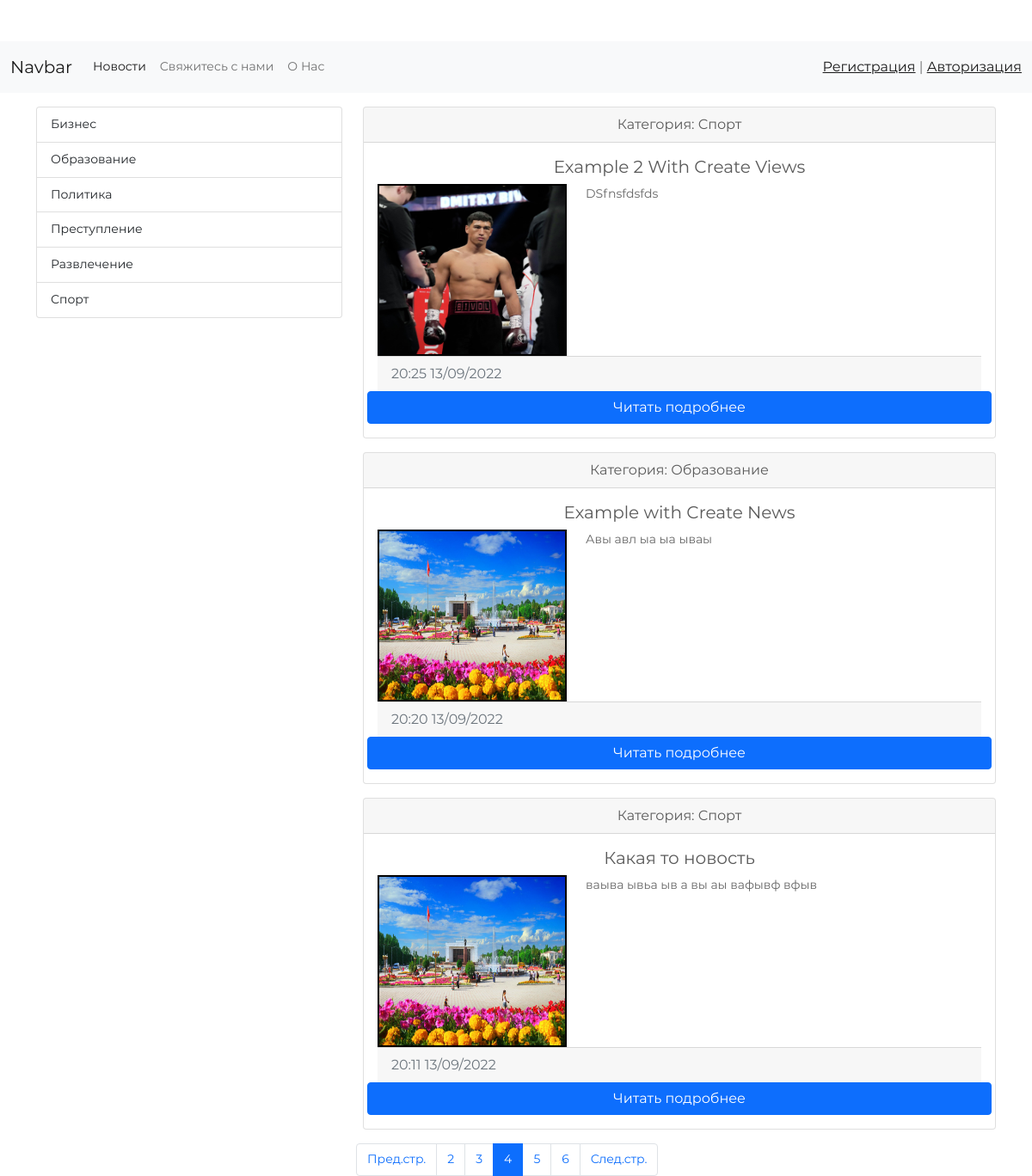
/?page=4, run on the app's committed database.
### newsapp/models.py (models this page shows, shortened)
class Category(models.Model):
    title_category = models.CharField(max_length = 250, db_index = True,
                                      verbose_name = 'Имя категории')
    class Meta:
        verbose_name = 'Категория'
        verbose_name_plural = 'Категории'
        ordering = ['title_category']

class News(models.Model):
    title = models.CharField(max_length=250, verbose_name = 'Заголовок новости')
    content = models.TextField(blank=True, verbose_name = 'Содержание новости')
    created_at = models.DateTimeField(auto_now_add=True, verbose_name = 'Время создания')
    updated_at = models.DateTimeField(auto_now=True, verbose_name = 'Время редактирования')
    photo = models.ImageField(upload_to='photos/%Y/%m/%d', null = True, blank = True, verbose_name = 'Фото')
    is_published = models.BooleanField(default=True, verbose_name = 'Опубликовано')
    category = models.ForeignKey('Category', on_delete = models.PROTECT,
                                 null = True, verbose_name = 'Категория')
    class Meta:
        verbose_name = 'Новость'
        verbose_name_plural = 'Новости'
        ordering = ['-created_at']

### newsapp/views.py (the view)
# urls.py: path('', HomeNews.as_view(), name='mainpage'),
class HomeNews(ListView):
    model = News
    template_name = 'newsapp/index.html'
    context_object_name = 'allnews'
    paginate_by = 3
    def get_context_data(self,*, object_list =None,  **kwargs):
        context = super().get_context_data(**kwargs)
        context['title'] = 'Новости Кыргызстана'
        return context
    def get_queryset(self):
        return News.objects.filter(is_published = True)

### newsapp/templatetags/news_tags.py (called while the page is built)
@register.simple_tag()
def get_categories(name='get_list_categories'):
    return Category.objects.all()

@register.inclusion_tag('newsapp/list_categories.html')
def show_categories():
    categories = Category.objects.all()
    return {"categories": categories}

### newsapp/templates/newsapp/index.html (shortened to what this page needs)
{% extends 'main.html' %}
{% block sidebar %}
<div class="col-md-4">
             {% include 'sidebar.html' %}
</div>
{% endblock %}
{% block content %}
        <div class="col-md-8">
          {% for i in allnews %}
            <div class="card mb-3">
                  <div class="card-header text-center">
                    Категория: {{ i.category.title_category }}
                  </div>
                  <div class="card-body">
                    <h5 class="card-title text-center">{{ i.title }}</h5>
                      <div class="row">
                          <div class="col-md-4">
                              {% if i.photo %}
                                <img src="{{ i.photo.url }}" style="border: 2px solid black;" width="220" height="200">
                              {% else %}
                                <img src="https://i.warosu.org/data/lit/thumb/0177/96/1615909903898s.jpg" style="border: 2px solid black;">
                              {% endif %}
                          </div>
                          {% autoescape off %}
                          <div class="col-md-8">
                                 <p class="card-text">{{ i.content |linebreaks|truncatewords:90 }}</p>
                          </div>
                          {% endautoescape %}
                      </div>
                  <div class="card-footer text-muted">
                    {{ i.created_at | date:"H:i d/m/Y" }}
                  </div>
                          <div class="row">
                    <a href="{% url 'show_news' i.id %}" class="btn btn-primary">Читать подробнее</a>
                  </div>
                </div>
            </div>
          {% endfor %}
        </div>
{% endblock %}

### newsapp/templates/newsapp/list_categories.html
{% load news_tags %}
<div class="list-group">
            {% for item in categories %}
                <a href="{% url 'category' item.pk %}" class="list-group-item list-group-item-action">{{ item.title_category }}</a>
            {% endfor %}
 </div>

### websitenews/static/css/carousel.css (style rules this page uses)
body { padding-top: 3rem; padding-bottom: 3rem; color: #5a5a5a; }

### websitenews/static/css/main.css (style rules this page uses)
* { margin: 0px; padding: 0px; box-sizing: border-box; }
body, html { height: 100%; font-family: Montserrat-Regular, sans-serif; }
a { font-family: Montserrat-Regular; font-size: 14px; line-height: 1.7; color: #666666; margin: 0px; transition: all 0.4s; -webkit-transition: all 0.4s; -o-transition: all 0.4s; -moz-transition: all 0.4s; }
h1,h2,h3,h4,h5,h6 { margin: 0px; }
p { font-family: Montserrat-Regular; font-size: 14px; line-height: 1.7; color: #666666; margin: 0px; }

### data on the page
Category: title_category "Бизнес"
Category: title_category "Образование"
Category: title_category "Политика"
Category: title_category "Преступление"
Category: title_category "Развлечение"
Category: title_category "Спорт"
News: category.title_category "Спорт", title "Example 2 With Create Views", photo (picture), content "DSfnsfdsfds", created_at "20:25 13/09/2022"
News: category.title_category "Образование", title "Example with Create News", photo (picture), content "Авы авл ыа ыа ываы", created_at "20:20 13/09/2022"
News: category.title_category "Спорт", title "Какая то новость", photo (picture), content "ваыва ывьа ыв а вы аы вафывф вфыв", created_at "20:11 13/09/2022"

### other printed values
{{ p }} "2" "3" "5" "6"
{{ p }} "4"
